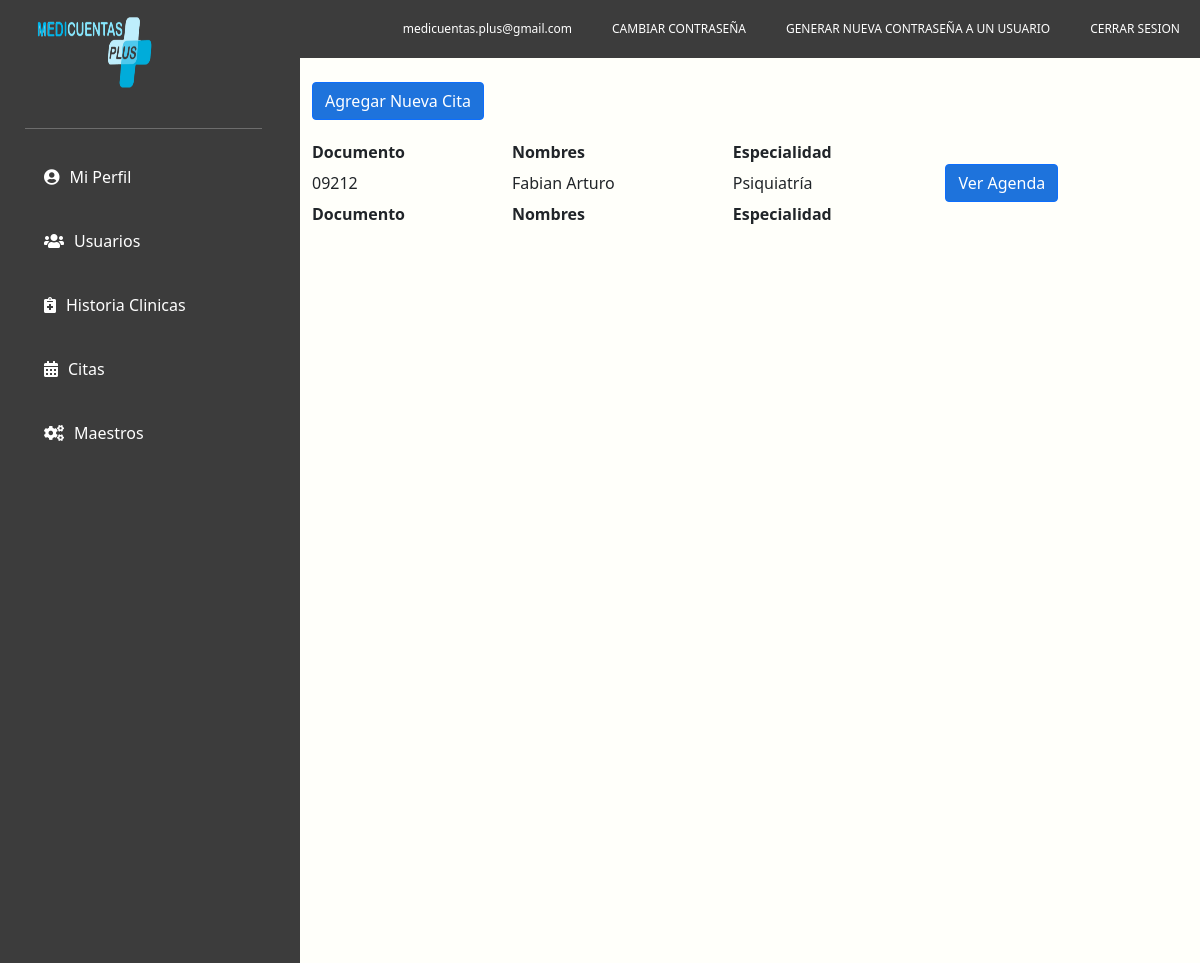
Before: /citas (signed in) with the older database file.
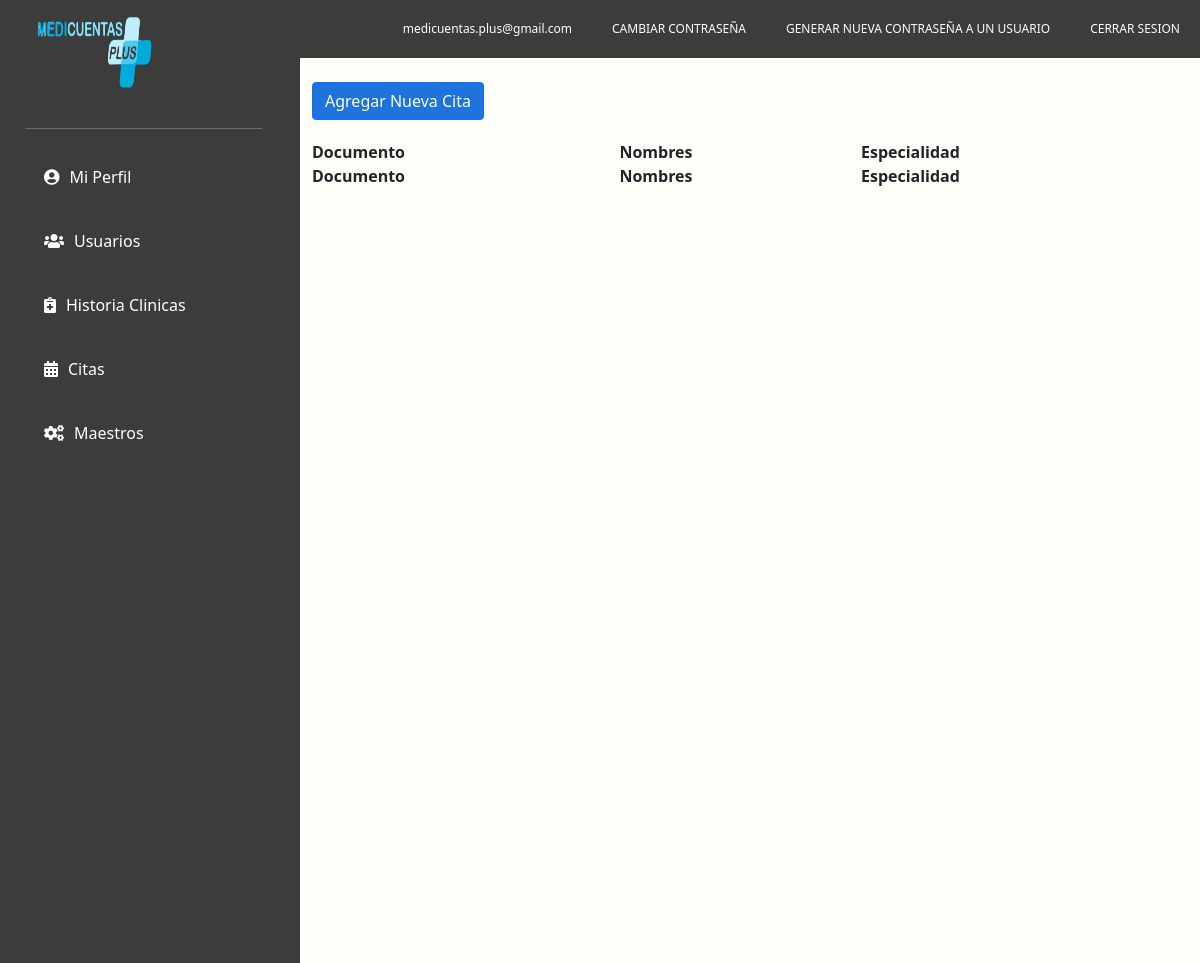
After: the same page with the newer database file.
### modelos/models.py (models this page shows)
class Usuario(models.Model):
    primernombre = models.CharField(max_length=1000, blank=True, null=True)
    segundonombre = models.CharField(max_length=1000, blank=True, null=True)
    primerapellido = models.CharField(max_length=1000, blank=True, null=True)
    segundoapellido = models.CharField(max_length=1000, blank=True, null=True)
    usuario = models.CharField(max_length=1000, blank=True, null=True)
    clave = models.TextField(blank=True, null=True)
    tipodocumento= models.CharField(max_length=1000, blank=True, null=True)
    numerodocumento= models.CharField(max_length=1000, blank=True, null=True)
    fechanacimiento = models.DateField(blank=True, null=True)
    edad = models.CharField(max_length=100, blank=True, null=True)
    numerotelefono = models.IntegerField( blank=True, null=True)
    ciudad = models.ForeignKey(Ciudad, on_delete=models.CASCADE,blank=True, null=True)
    especialidad = models.ForeignKey(Especialidad, on_delete=models.CASCADE,blank=True, null=True)
    rol = models.CharField(max_length=500, blank=True , null=True)
    asistente = models.CharField(max_length=500, blank=True, null= True)
    permisoscomentario = models.CharField(max_length=100, blank=True, null= True)
    sexo = models.CharField(max_length=500, blank=True, null= True)
    consultorio = models.CharField(max_length=500, blank=True, null= True)
    estado = models.CharField(max_length=500, blank=True, null= True)

class Especialidad(models.Model):
    especialidad = models.CharField(max_length=1000, blank=True, null=True)

### modelos/views.py (the view, shortened to what this page needs)
# urls.py: path('citas',citas),
def citas(request):
    if request.session.get('validar') == False:
        return redirect('/')
    else:
        citas = []
        cita = []
        usuario = Usuario.objects.get(id=request.session.get('user'))
        if usuario.rol == "Asistente" or usuario.rol == "Prestador":
            if usuario.rol == "Asistente":
                if Usuario.objects.filter(asistente=usuario.primernombre+"-"+usuario.usuario).exists():
                    consulta = Usuario.objects.filter(asistente=usuario.primernombre+"-"+usuario.usuario)
            else:
                consulta = usuario
            especialidad = Especialidad.objects.all()
            clasecita = ["PRIMERA VEZ","CONTROL"]
            sexo = ["MASCULINO","FEMENINO"]
            entidad = Entidad.objects.all()
            tipodocumento = ["CEDULA DE CIUDADANIA","CEDULA DE EXTRANJERIA","TARJETA DE IDENTIDAD","REGISTRO CIVIL","PASAPORTE","MENOR SIN IDENTIFICACION","ADULTO SIN IDENTIDAD"]
            if request.method == "POST":
                if Paciente.objects.filter(numerodocumento=request.POST.get("numerodocumento")).exists():
                    pacientico = Paciente.objects.get(numerodocumento=request.POST.get("numerodocumento"))
                    return render(request,'registrarpacientecita.html',{"especialista":consulta,"sexo":sexo,"usuario":usuario,"paciente":pacientico,"especialidad":especialidad,"entidad":entidad,"clasecita":clasecita})
                else:
                    numerodocu = request.POST.get("numerodocumento")
                    return render(request,'registrarcitas.html',{"especialista":consulta,"sexo":sexo,"usuario":usuario,"especialidad":especialidad,"entidad":entidad,"tipodocumento":tipodocumento,"clasecita":clasecita,"numerodoc":numerodocu,"sesion":request.session.get('validar')})
            if usuario.rol == "Asistente":
                return render(request,'citas.html',{"prestador":consulta,"usuario":usuario,"citasagendadas":citas,"sesion":request.session.get('validar')})
            else:
                if Cita.objects.filter(especialista = consulta).exists():
                    citas = Cita.objects.filter(especialista = consulta)
                    return render(request,'citas.html',{"usuario":usuario,"citasagendadas":citas,"sesion":request.session.get('validar')})
                else:
                    return render(request,'citas.html',{"usuario":usuario,"citasagendadas":citas,"sesion":request.session.get('validar')})
        else:
            prestador = Usuario.objects.filter(rol = "Prestador")
            return render(request,'citas.html',{"prestador":prestador,"usuario":usuario})

### modelos/templates/citas.html (shortened to what this page needs)
<!doctype html>
<html lang="en">
{% load static %}
<head>
    {% load static %}
    {% block head %}
    {% include "head.html" %}
    {% endblock %}
    <link rel="stylesheet" type="text/css" href="https://cdn.datatables.net/v/dt/dt-1.11.2/datatables.min.css" />
</head>
<body>
    <header>
        {% block header %}
        {% include "header.html" %}
        {% endblock %}
    </header>
    <main>
        <div class="container-fluid">
            <div class="row">
                <div class="col-3">
                    {% block main %}
                    {% include "main.html" %}
                    {% endblock %}
                </div>
                <div class="col-9">
                    <div style="margin-bottom: 20px;" class="mt-4">
                        <button style="background-color: #1e73dc;" class="btn btn-primary" data-bs-toggle="modal"
                            data-bs-target="#staticBackdrop" type="button">
                            Agregar Nueva Cita
                        </button>
                    </div>
                    <form method="POST" action="/citas">
                        {%if usuario.rol == 'Administrador' or usuario.rol == 'Asistente'%}
                        <table id="example" class="display nowrap" style="width:100%">
                            <thead>
                                <tr>
                                    <th>Documento</th>
                                    <th>Nombres</th>
                                    <th>Especialidad</th>
                                    <th></th>
                                </tr>
                            </thead>
                            <tbody>
                                {% for pres in prestador%}
                                <tr>
                                    <td>{{pres.numerodocumento}}</td>
                                    <td>{{pres.primernombre}} {{pres.segundonombre}}</td>
                                    <td>
                                        {{pres.especialidad.especialidad}}
                                    </td>
                                    <td>
                                        <a href="/citas/detalles/{{pres.numerodocumento}}" type="submit"
                                            style="background-color: rgb(30, 115, 220); color: white;"
                                            class="btn btn-primary">Ver Agenda</a>
                                    </td>
                                </tr>
                                {% endfor %}
                            </tbody>
                            <tfoot>
                                <tr>
                                    <th>Documento</th>
                                    <th>Nombres</th>
                                    <th>Especialidad</th>
                                    <th></th>
                                </tr>
                            </tfoot>
                        </table>
                        {%endif%}
                    </form>
                </div>
            </div>
        </div>
    </main>
</body>
</html>

Changed rows visible on the page:
removed Usuario: numerodocumento "09212", primernombre "Fabian", segundonombre "Arturo", especialidad.especialidad "Psiquiatría"
